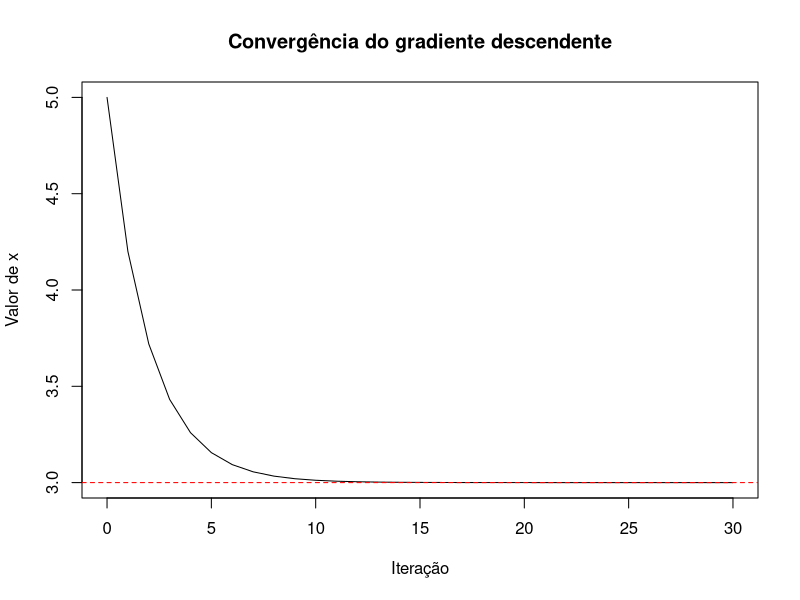

R code for this plot:
## ---- chunk 1
# Função objetivo
f <- function(x) {
  (x - 3)^2 + 2
}

# Gradiente, ou primeira derivada
grad_f <- function(x) {
  2 * (x - 3)
}

## ---- chunk 2
# Configuração do experimento
n_iter <- 100
x0 <- 5
eta <- 0.2
tol <- 1e-6

# Pré-alocação do vetor de trajetória
x <- numeric(n_iter + 1)
x[1] <- x0

convergiu <- FALSE

# Algoritmo de gradiente descendente
for (k in seq_len(n_iter)) {

  x[k + 1] <- x[k] - eta * grad_f(x[k])

  # Critério de parada
  if (abs(grad_f(x[k + 1])) < tol) {
    convergiu <- TRUE
    break
  }
}

# Manter apenas as iterações realizadas
x <- x[seq_len(k + 1)]
n_realizadas <- length(x) - 1

# Diagnóstico
convergiu
n_realizadas
head(x)
tail(x)

# Avaliação da função objetivo
f(x[1])
f(tail(x, 1))

# Gradiente no último ponto
abs(grad_f(tail(x, 1)))

# Gráfico de convergência
plot(
  0:n_realizadas,
  x,
  type = "l",
  xlab = "Iteração",
  ylab = "Valor de x",
  main = "Convergência do gradiente descendente"
)

abline(h = 3, col = "red", lty = 2)
